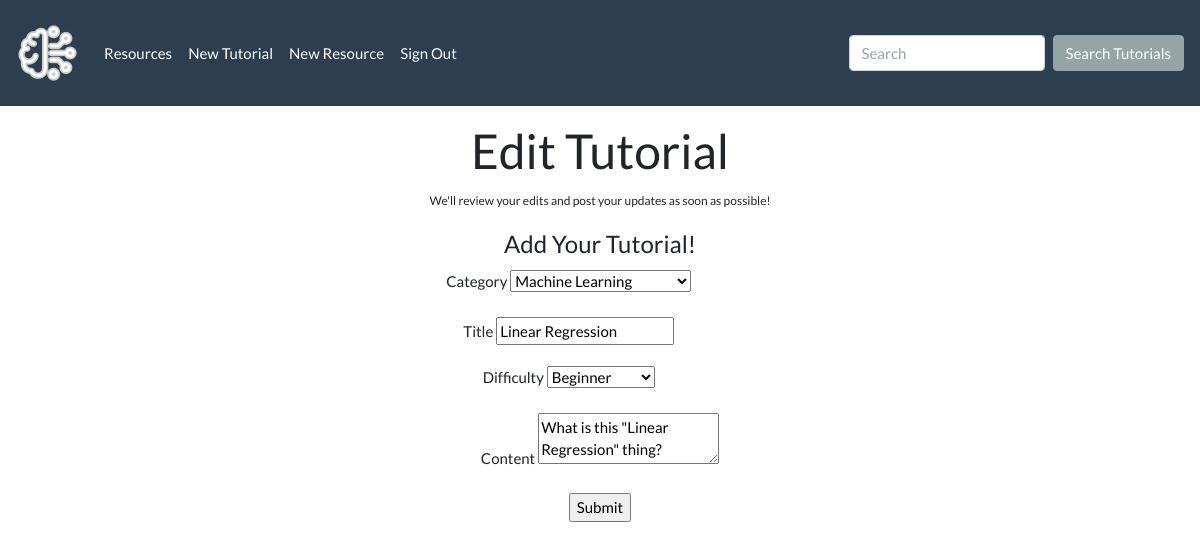
Page /tutorials/edit/1 (signed in) on the committed database.
### tutorial_app/models.py (models this page shows)
class Tutorial(db.Model):
    id = db.Column(db.Integer, primary_key=True)
    category = db.Column(
        db.Enum(TutorialCategory), default=TutorialCategory.OTHER
    )
    title = db.Column(db.String(40), nullable=False)
    difficulty = db.Column(
        db.Enum(Difficulty), default=Difficulty.INTERMEDIATE
    )
    body = db.Column(db.String(10000), nullable=False)
    saved_by = db.relationship(
        "User",
        secondary="saved_tutorials",
        back_populates="saved_tutorials",
    )

### tutorial_app/main/routes.py (the view, shortened to what this page needs)
@main.route("/tutorials/edit/<tutorial_id>", methods=["GET", "POST"])
@login_required
def edit_tutorial(tutorial_id):
    tutorial = Tutorial.query.get(tutorial_id)
    form = TutorialForm(obj=tutorial)
    return render_template("edit_tutorial.html", form=form, tutorial=tutorial)

### tutorial_app/main/forms.py
class TutorialForm(FlaskForm):
    category = SelectField(
        "Category",
        choices=TutorialCategory.choices(),
        validators=[DataRequired()],
    )
    title = StringField("Title", validators=[DataRequired(), Length(max=80)])
    difficulty = SelectField(
        "Difficulty",
        choices=Difficulty.choices(),
        validators=[DataRequired()],
    )
    body = TextAreaField(
        "Content", validators=[DataRequired(), Length(min=5)]
    )
    submit = SubmitField("Submit")

### tutorial_app/__init__.py (called while the page is built)
@login_manager.user_loader
def load_user(user_id):
    return User.query.get(user_id)

### tutorial_app/utils.py (called while the page is built)
    def __str__(self):
        return str(self.value)

### tutorial_app/templates/edit_tutorial.html (shortened to what this page needs)
{% extends 'base.html' %}
{% block content %}
<div class="col-md-9 text-center m-auto">
  <h1 class="mt-3">Edit Tutorial</h1>
  <small>We'll review your edits and post your updates as soon as possible!</small>
  <form action="{{ url_for('main.edit_tutorial', tutorial_id=tutorial.id) }}" method="POST" class="m-auto text-center col-md-6">
    <fieldset>
      <legend class="mt-3">Add Your Tutorial!</legend>
      <div class="form-group col">
        <div class="col-sm-10">
          {{ form.category.label }}
          {{ form.category }}
        </div>
      </div>
      <div class="form-group col">
        <div class="col-sm-10">
          {{ form.title.label }}
          {{ form.title }}
        </div>
      </div>
      <div class="form-group col">
        <div class="col-sm-10">
          {{ form.difficulty.label }}
          {{ form.difficulty }}
        </div>
      </div>
      <div class="form-group">
        {{ form.body.label }}
          {{ form.body }}
      </div>
      {{ form.submit }}
    </fieldset>
  </form>
</div>
{% endblock %}

### rows in the picture
Tutorial: category "Machine Learning", title "Linear Regression", difficulty "Beginner", body "What is this \"Linear Regression\" thing?"
